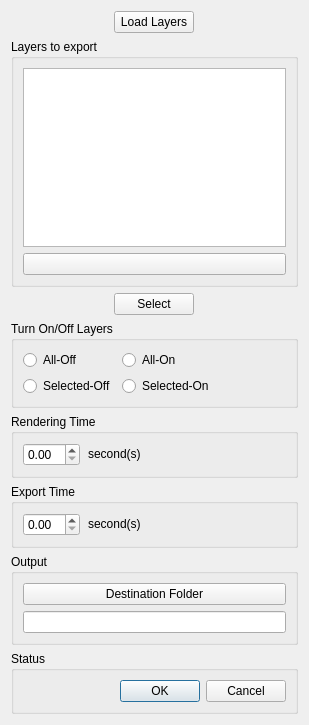
<?xml version="1.0" encoding="UTF-8"?>
<ui version="4.0">
 <class>Dialog</class>
 <widget class="QDialog" name="Dialog">
  <property name="geometry">
   <rect>
    <x>0</x>
    <y>0</y>
    <width>309</width>
    <height>725</height>
   </rect>
  </property>
  <property name="windowTitle">
   <string>Dialog</string>
  </property>
  <layout class="QGridLayout" name="gridLayout_2">
   <item row="8" column="0">
    <layout class="QVBoxLayout" name="verticalLayout">
     <item>
      <widget class="QGroupBox" name="groupBox">
       <property name="title">
        <string>Status</string>
       </property>
       <layout class="QGridLayout" name="gridLayout">
        <item row="0" column="0">
         <widget class="QDialogButtonBox" name="buttonBox">
          <property name="orientation">
           <enum>Qt::Horizontal</enum>
          </property>
          <property name="standardButtons">
           <set>QDialogButtonBox::Cancel|QDialogButtonBox::Ok</set>
          </property>
         </widget>
        </item>
       </layout>
      </widget>
     </item>
    </layout>
   </item>
   <item row="2" column="0">
    <layout class="QVBoxLayout" name="verticalLayout_8">
     <item alignment="Qt::AlignHCenter|Qt::AlignVCenter">
      <widget class="QPushButton" name="refreshBtn">
       <property name="text">
        <string>Select</string>
       </property>
      </widget>
     </item>
    </layout>
   </item>
   <item row="1" column="0">
    <layout class="QVBoxLayout" name="verticalLayout_5">
     <item>
      <widget class="QGroupBox" name="groupBox_4">
       <property name="title">
        <string>Layers to export</string>
       </property>
       <layout class="QVBoxLayout" name="verticalLayout_6">
        <item>
         <widget class="QTableWidget" name="layerTable"/>
        </item>
        <item>
         <widget class="QPushButton" name="removeBtn">
          <property name="text">
           <string/>
          </property>
         </widget>
        </item>
       </layout>
      </widget>
     </item>
    </layout>
   </item>
   <item row="3" column="0">
    <layout class="QVBoxLayout" name="verticalLayout_2">
     <item>
      <widget class="QGroupBox" name="groupBox_2">
       <property name="title">
        <string>Turn On/Off Layers</string>
       </property>
       <layout class="QFormLayout" name="formLayout">
        <item row="0" column="0">
         <widget class="QRadioButton" name="allLyrRadBtn">
          <property name="text">
           <string>All-Off</string>
          </property>
         </widget>
        </item>
        <item row="2" column="0">
         <widget class="QRadioButton" name="selLyrRadBtn">
          <property name="text">
           <string>Selected-Off</string>
          </property>
         </widget>
        </item>
        <item row="0" column="1">
         <widget class="QRadioButton" name="allLyrRadBtn_2">
          <property name="text">
           <string>All-On</string>
          </property>
         </widget>
        </item>
        <item row="2" column="1">
         <widget class="QRadioButton" name="selLyrRadBtn_2">
          <property name="text">
           <string>Selected-On</string>
          </property>
         </widget>
        </item>
       </layout>
      </widget>
     </item>
    </layout>
   </item>
   <item row="7" column="0">
    <layout class="QVBoxLayout" name="verticalLayout_3">
     <item>
      <widget class="QGroupBox" name="groupBox_3">
       <property name="title">
        <string>Output</string>
       </property>
       <layout class="QVBoxLayout" name="verticalLayout_4">
        <item>
         <widget class="QPushButton" name="OutFolderBtn">
          <property name="text">
           <string>Destination Folder</string>
          </property>
         </widget>
        </item>
        <item>
         <widget class="QLineEdit" name="OutFolderTxtEdit">
          <property name="sizePolicy">
           <sizepolicy hsizetype="Expanding" vsizetype="Fixed">
            <horstretch>0</horstretch>
            <verstretch>0</verstretch>
           </sizepolicy>
          </property>
         </widget>
        </item>
       </layout>
      </widget>
     </item>
    </layout>
   </item>
   <item row="5" column="0">
    <widget class="QGroupBox" name="groupBox_5">
     <property name="title">
      <string>Rendering Time</string>
     </property>
     <layout class="QGridLayout" name="gridLayout_3">
      <item row="0" column="0">
       <widget class="QDoubleSpinBox" name="doubleSpinBox"/>
      </item>
      <item row="0" column="1">
       <widget class="QLineEdit" name="lineEdit">
        <property name="autoFillBackground">
         <bool>false</bool>
        </property>
        <property name="styleSheet">
         <string notr="true">color: rgb(0,0,0);
background-color: transparent;
border: transparent;</string>
        </property>
        <property name="text">
         <string>second(s)</string>
        </property>
       </widget>
      </item>
     </layout>
    </widget>
   </item>
   <item row="6" column="0">
    <widget class="QGroupBox" name="groupBox_6">
     <property name="title">
      <string>Export Time</string>
     </property>
     <layout class="QHBoxLayout" name="horizontalLayout_3">
      <item>
       <widget class="QDoubleSpinBox" name="doubleSpinBox_2"/>
      </item>
      <item>
       <widget class="QLineEdit" name="lineEdit_2">
        <property name="styleSheet">
         <string notr="true">color: rgb(0,0,0);
background-color: transparent;
border: transparent;</string>
        </property>
        <property name="text">
         <string>second(s)</string>
        </property>
       </widget>
      </item>
     </layout>
    </widget>
   </item>
   <item row="0" column="0" alignment="Qt::AlignHCenter">
    <widget class="QPushButton" name="loadBtn">
     <property name="text">
      <string>Load Layers</string>
     </property>
    </widget>
   </item>
  </layout>
 </widget>
 <resources/>
 <connections>
  <connection>
   <sender>buttonBox</sender>
   <signal>accepted()</signal>
   <receiver>Dialog</receiver>
   <slot>accept()</slot>
   <hints>
    <hint type="sourcelabel">
     <x>248</x>
     <y>254</y>
    </hint>
    <hint type="destinationlabel">
     <x>157</x>
     <y>274</y>
    </hint>
   </hints>
  </connection>
  <connection>
   <sender>buttonBox</sender>
   <signal>rejected()</signal>
   <receiver>Dialog</receiver>
   <slot>reject()</slot>
   <hints>
    <hint type="sourcelabel">
     <x>316</x>
     <y>260</y>
    </hint>
    <hint type="destinationlabel">
     <x>286</x>
     <y>274</y>
    </hint>
   </hints>
  </connection>
 </connections>
</ui>
